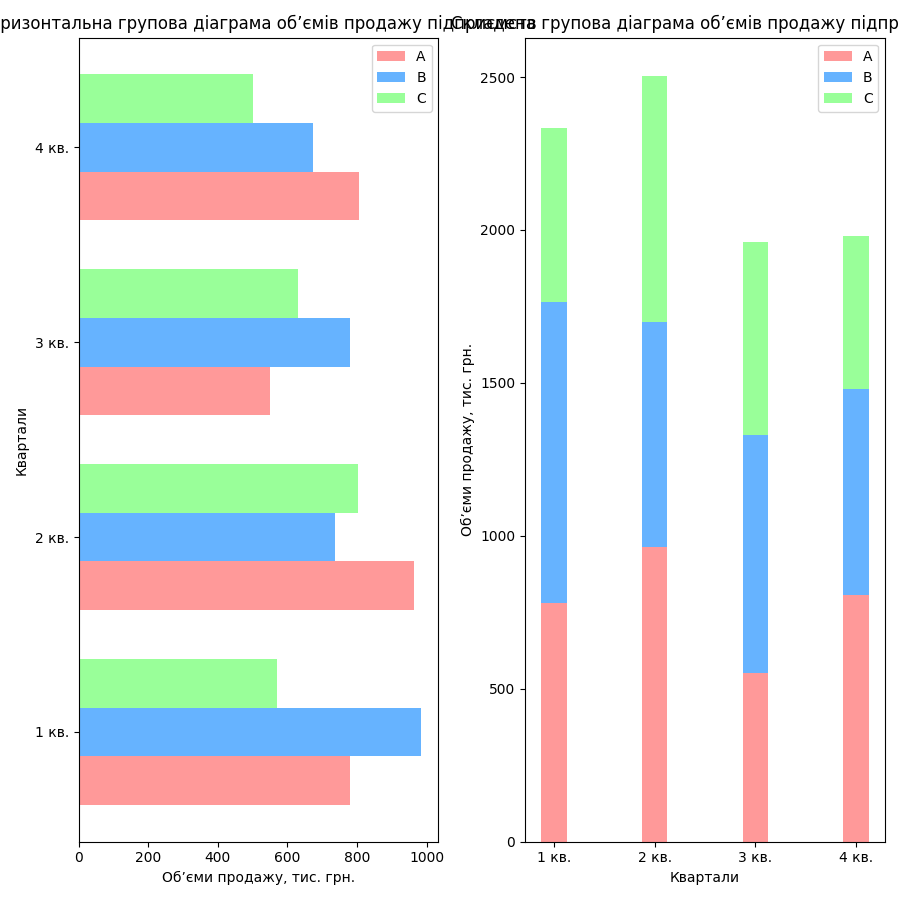

Python code for this plot:
import matplotlib.pyplot as plt
import numpy as np


if __name__ == "__main__":
    quarters = ['1 кв.', '2 кв.', '3 кв.', '4 кв.']
    sales_A = [780, 964, 550, 807]
    sales_B = [985, 736, 780, 674]
    sales_C = [570, 804, 630, 500]

    bar_width = 0.25
    bar_height = 0.25
    index = np.arange(len(quarters))

    fig, (ax1, ax2) = plt.subplots(1, 2, figsize=(9, 9))

    bars_A_h = ax1.barh(index - bar_height, sales_A, bar_height, label='A', color='#ff9999')
    bars_B_h = ax1.barh(index, sales_B, bar_height, label='B', color='#66b3ff')
    bars_C_h = ax1.barh(index + bar_height, sales_C, bar_height, label='C', color='#99ff99')

    ax1.set_ylabel('Квартали')
    ax1.set_xlabel('Об’єми продажу, тис. грн.')
    ax1.set_title('Горизонтальна групова діаграма об’ємів продажу підприємств')
    ax1.set_yticks(index)
    ax1.set_yticklabels(quarters)
    ax1.legend()

    bars_A = ax2.bar(index, sales_A, bar_width, label='A', color='#ff9999')
    bars_B = ax2.bar(index, sales_B, bar_width, bottom=sales_A, label='B', color='#66b3ff')
    bars_C = ax2.bar(index, sales_C, bar_width, bottom=np.array(sales_A) + np.array(sales_B), label='C',
                     color='#99ff99')

    ax2.set_xlabel('Квартали')
    ax2.set_ylabel('Об’єми продажу, тис. грн.')
    ax2.set_title('Складена групова діаграма об’ємів продажу підприємств')
    ax2.set_xticks(index)
    ax2.set_xticklabels(quarters)
    ax2.legend()

    plt.tight_layout()
    plt.savefig('task9.png')

    plt.show()